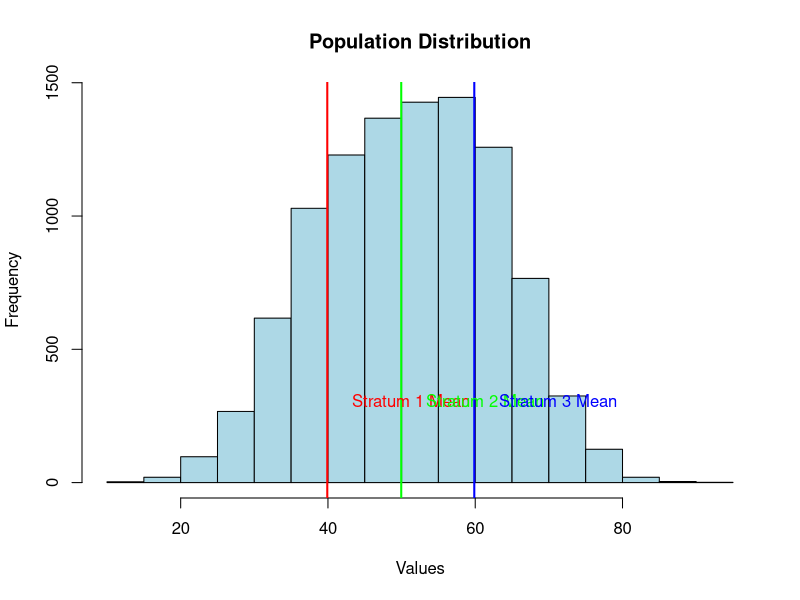
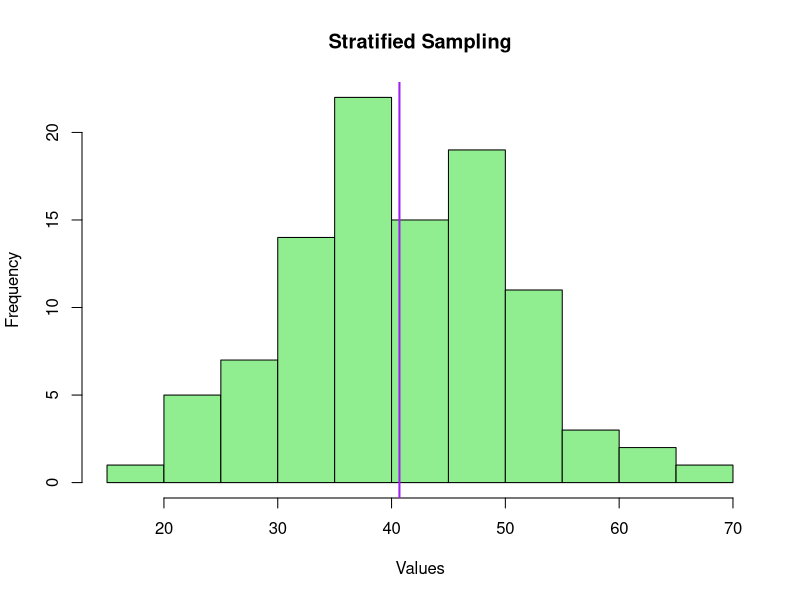

Source code (R) for these figures, in order:
# Set a seed for reproducibility
set.seed(42)

# Generate a population with three strata
population_stratum1 <- rnorm(3000, mean = 40, sd = 8)
population_stratum2 <- rnorm(3000, mean = 50, sd = 10)
population_stratum3 <- rnorm(4000, mean = 60, sd = 8)

# Combine the strata into a single population
population <- c(population_stratum1, population_stratum2, population_stratum3)

# Plot the population distribution
hist(population, main = "Population Distribution", xlab = "Values", col = "lightblue", border = "black")

# Add vertical lines at the stratum means
abline(v = c(mean(population_stratum1), mean(population_stratum2), mean(population_stratum3)),
       col = c("red", "green", "blue"), lwd = 2)

# Add text to label the stratum means
text(mean(population_stratum1) + 2, 300, "Stratum 1 Mean", col = "red", pos = 4)
text(mean(population_stratum2) + 2, 300, "Stratum 2 Mean", col = "green", pos = 4)
text(mean(population_stratum3) + 2, 300, "Stratum 3 Mean", col = "blue", pos = 4)

# Stratified Sampling
stratum_sizes <- c(length(population_stratum1), length(population_stratum2), length(population_stratum3))
stratum_sample_sizes <- round(stratum_sizes / sum(stratum_sizes) * 100)  # Proportional to stratum sizes

# Initialize an empty vector to store the sampled data
sample_data <- numeric(0)

# Perform stratified sampling
for (i in 1:length(stratum_sizes)) {
  stratum_indices <- sample(1:stratum_sizes[i], size = stratum_sample_sizes[i], replace = FALSE)
  sample_data <- c(sample_data, population[stratum_indices])
}

# Plot the stratified sample distribution
hist(sample_data, main = "Stratified Sampling", xlab = "Values", col = "lightgreen", border = "black")

# Add a vertical line at the overall sample mean
abline(v = mean(sample_data), col = "purple", lwd = 2)

# Add text to label the overall sample mean
text(mean(sample_data) + 2, 25, "Overall Sample Mean", col = "purple", pos = 4)
